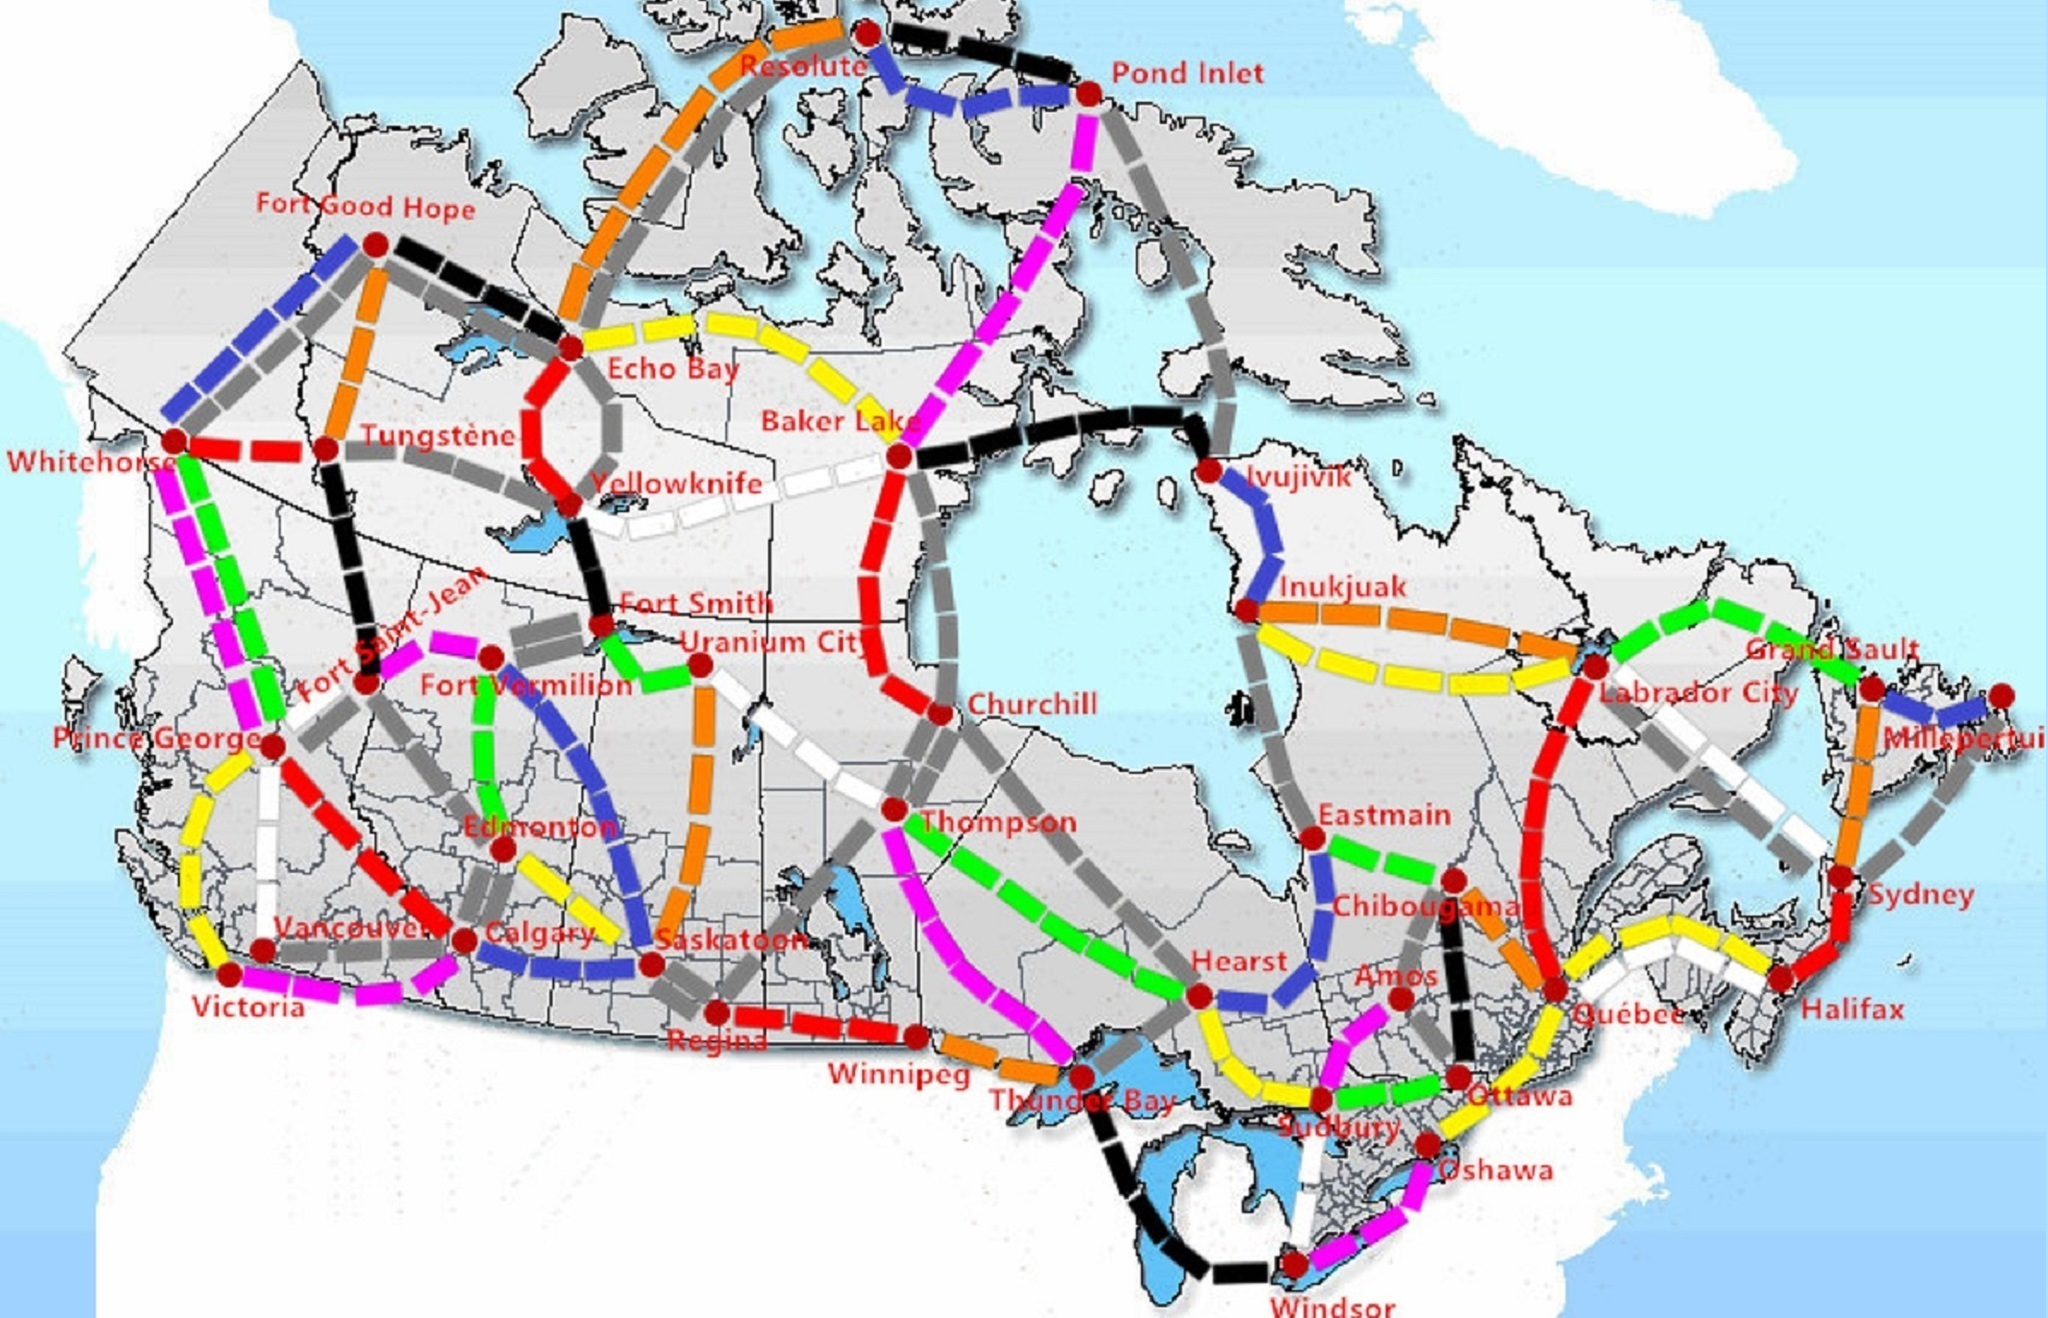

A 2D game scene composited from a Tiled map and its tileset images. What follows is a short description and the map's XML, with each tile layer's data collapsed to a summary:
An orthogonal 205x132 tile map with 10x10 px tiles, 1 tile layer (Calque de Tile 1), 1 image layer.

<map version="1.0" orientation="orthogonal" renderorder="left-up" width="205" height="132" tilewidth="10" tileheight="10" nextobjectid="1">
 <tileset firstgid="1" name="Map" tilewidth="10" tileheight="10" tilecount="26928" columns="204">
  <image source="Map.jpg" trans="a5d9fe" width="2048" height="1328" />
 </tileset>
 <layer name="Calque de Tile 1" width="205" height="132">
  <data>[27060 cells, 27060 non-empty, 26381 distinct tile ids]</data>
 </layer>
 <imagelayer name="bMap">
  <image source="Map.jpg" width="2048" height="1328" />
 </imagelayer>
</map>